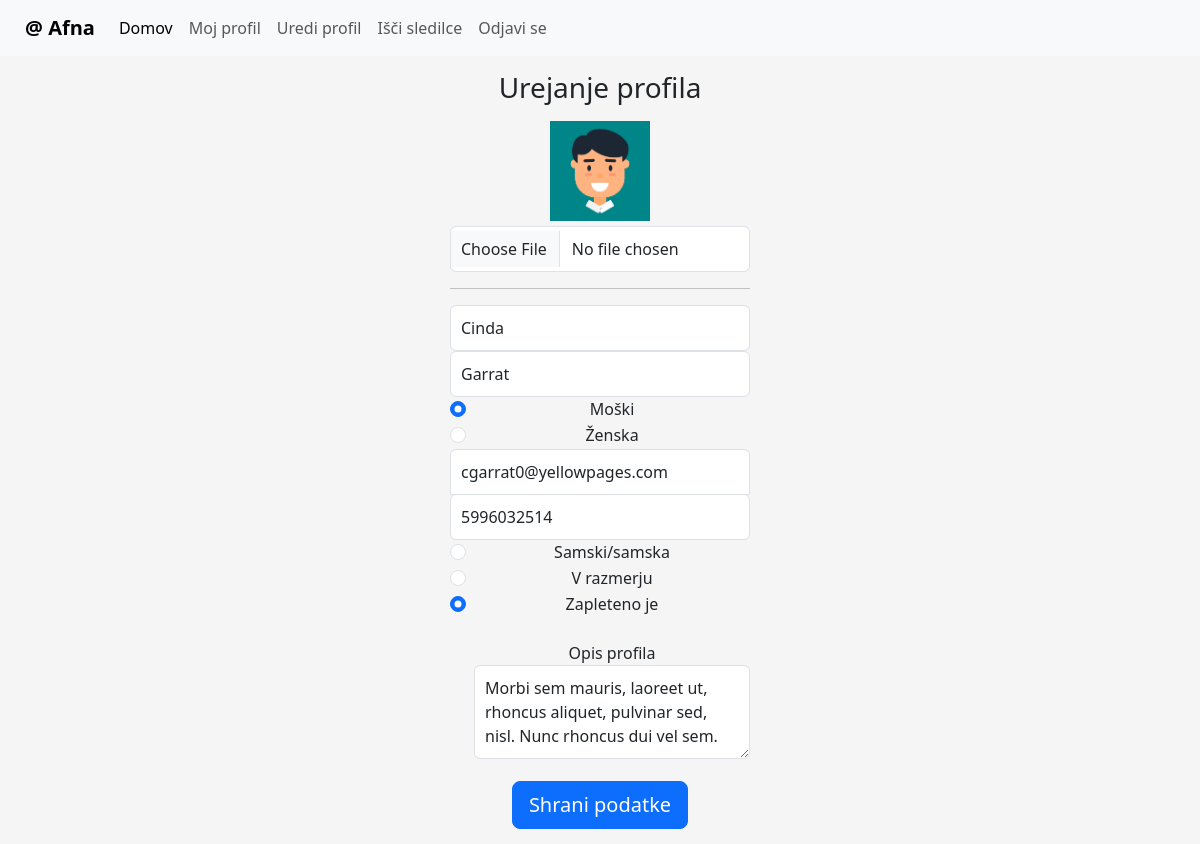
Page /profile_edit.php (signed in) on the committed database.
### tables this page shows
CREATE TABLE `tab_users` (
  `id` int(11) NOT NULL COMMENT 'Enolični identifikator uporabnika',
  `first_name` varchar(255) DEFAULT NULL COMMENT 'Ime uporabnika',
  `last_name` varchar(255) DEFAULT NULL COMMENT 'Priimek uporabnika',
  `password` varchar(255) DEFAULT NULL COMMENT 'Geslo uporabnika (zašifrirano)',
  `email` varchar(255) DEFAULT NULL COMMENT 'E-poštni naslov uporabnika',
  `telephone` varchar(20) DEFAULT NULL COMMENT 'Telefonska številka uporabnika',
  `description` text DEFAULT NULL COMMENT 'Opis uporabnika',
  `relationship_status` varchar(50) DEFAULT NULL COMMENT 'Stanje razmerja uporabnika',
  `gender` int(1) NOT NULL
);

### profile_edit.php (the view, shortened to what this page needs)
<?php
include_once 'db.php';
include_once 'header.php';
?>
<html lang="en">
  <head>
    <link href="css/login.css" rel="stylesheet">
  </head>
  <body class="text-center">
  <form action="user_update.php" method="post" class="form-signin" enctype="multipart/form-data">
  <?php
    $query = "select *,profile_picture(?) profilna_slika from tab_users where id = ?";
    $stmt = $pdo->prepare($query);
    $stmt->execute([$_SESSION['user_id'],$_SESSION['user_id']]);
    $user = $stmt->fetch();
  ?>
  <h1 class="h3 mb-3 font-weight-normal">Urejanje profila</h1>
  <img src="<?php echo $user['profilna_slika']; ?>" width=100 height=100 style="margin-bottom:5px;">
  <input class="form-control" type="file" id="formFile" name="fileToUpload">
  <hr />
  <input type="input" name="first_name" class="form-control" placeholder="Ime" required autofocus value="<?php echo $user['first_name']; ?>">
  <input type="input" name="last_name"  class="form-control" placeholder="Priimek" required value="<?php echo $user['last_name']; ?>">
  <div class="form-check">
    <input class="form-check-input" type="radio" name="gender" value="0" id="flexRadioDefault1" <?php if ($user['gender'] == 0) { echo 'checked';}?>>
    <label class="form-check-label" for="flexRadioDefault1">
      Moški
    </label>
  </div>
  <div class="form-check">
    <input class="form-check-input" type="radio" name="gender" value="1" id="flexRadioDefault2" <?php if ($user['gender'] == 1) { echo 'checked';}?>>
    <label class="form-check-label" for="flexRadioDefault2">
      Ženska
    </label>
  </div>
  <input type="email"     name="email"      class="form-control" placeholde  r="E-Mail" value="<?php echo $user['email']; ?>">
  <input type="telephone" name="telephone"  class="form-control" placeholder="Telefon" value="<?php echo $user['telephone']; ?>">
  <div class="form-check">
    <input class="form-check-input" type="radio" value="0" name="relationship_status" id="flexRadioDefault3" <?php if ($user['relationship_status'] == 0) { echo 'checked';}?>>
    <label class="form-check-label" for="flexRadioDefault3">
      Samski/samska
    </label>
  </div>
  <div class="form-check">
    <input class="form-check-input" type="radio" value="1" name="relationship_status" id="flexRadioDefault4" <?php if ($user['relationship_status'] == 1) { echo 'checked';}?>>
    <label class="form-check-label" for="flexRadioDefault4">
      V razmerju
    </label>
  </div>
  <div class="form-check">
    <input class="form-check-input" type="radio" value="2" name="relationship_status" id="flexRadioDefault5" <?php if ($user['relationship_status'] == 2) { echo 'checked';}?>>
    <label class="form-check-label" for="flexRadioDefault5">
      Zapleteno je
    </label>
  </div>
  <div class="form-check" style="margin-top:25px;">
    <div class="form-group">
      <label for="exampleFormControlTextarea1">Opis profila</label>
      <textarea class="form-control" id="post-field" name="description" rows="3" placeholder="Tvoj opis"><?php echo $user['description']; ?></textarea>
    </div>
  </div>
  <button class="btn btn-lg btn-primary btn-block" style="margin-top:20px;" type="submit">Shrani podatke</button>
    </form>
  </body>
</html>

### css/login.css (style rules this page uses)
.form-signin { width: 100%; max-width: 330px; padding: 15px; margin: auto; }
.form-signin .form-control { position: relative; box-sizing: border-box; height: auto; padding: 10px; font-size: 16px; }
.form-signin input[type="email"] { margin-bottom: -1px; border-bottom-right-radius: 0; border-bottom-left-radius: 0; }

### header.php (style rules this page uses)
html, body { height: 100%; }
body { background-color: #f5f5f5; }

### rows in the picture
tab_users: first_name "Cinda", last_name "Garrat", gender "☑ Moški", gender "☐ Ženska", email "cgarrat0@yellowpages.com", telephone "5996032514", relationship_status "☐ Samski/samska", relationship_status "☐ V razmerju", relationship_status "☑ Zapleteno je", description "Morbi sem mauris, laoreet ut, rhoncus aliquet, pulvinar sed, nisl. Nunc rhoncus dui vel sem."
